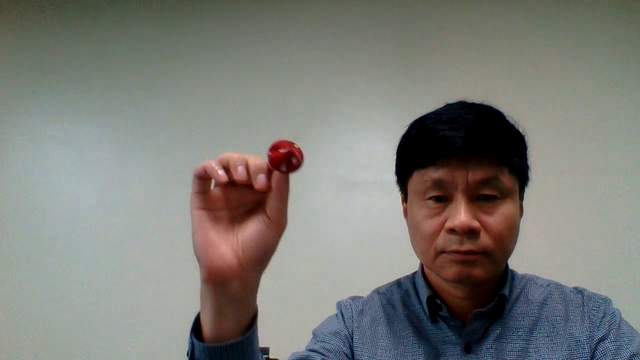
#> input picture frame 39 of 123123.avi, 640 x 360 px
$ jupyter execute chap122.ipynb
#> lines starting #> are read from the running program, lines starting #| are printed output that depends on the picture
[cell 1]
import numpy as np
import cv2

[cell 2]
cap = cv2.VideoCapture('123123.avi')
while(cap.isOpened()):
    ret, frame = cap.read()
#> frame is the input picture: shape (360, 640, 3); mean B, G, R 120.3, 125.5, 125.4
    gray = cv2.cvtColor(frame, cv2.COLOR_BGR2GRAY)
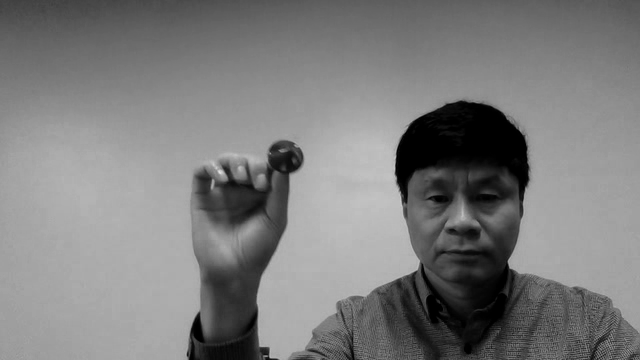
#> gray: shape (360, 640); min 0, max 224, mean 124.8
    cv2.imshow('frame',gray)
    if cv2.waitKey(1) & 0xFF == ord('q'):
#> (key q is pressed here)
        break
cap.release()
cv2.destroyAllWindows()
